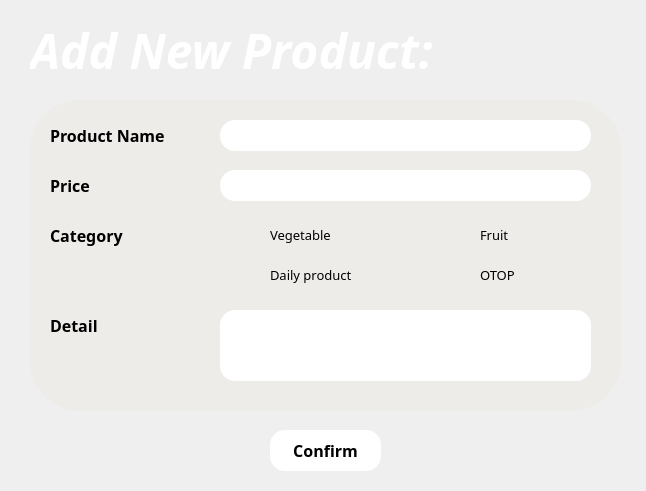
<?xml version="1.0" encoding="UTF-8"?>
<ui version="4.0">
 <class>MainWindow</class>
 <widget class="QMainWindow" name="MainWindow">
  <property name="geometry">
   <rect>
    <x>0</x>
    <y>0</y>
    <width>646</width>
    <height>491</height>
   </rect>
  </property>
  <property name="windowTitle">
   <string>MainWindow</string>
  </property>
  <widget class="QWidget" name="centralwidget">
   <widget class="QPushButton" name="ConfirmButton">
    <property name="geometry">
     <rect>
      <x>270</x>
      <y>430</y>
      <width>111</width>
      <height>41</height>
     </rect>
    </property>
    <property name="font">
     <font>
      <family>Sitka Small</family>
      <pointsize>12</pointsize>
      <italic>false</italic>
      <bold>true</bold>
     </font>
    </property>
    <property name="styleSheet">
     <string notr="true">QPushButton {
    background: white;
    border-radius: 15px;
}

QPushButton:hover {
    color: #64AB25;
    background: #333;
    border-radius: 15px;
}</string>
    </property>
    <property name="text">
     <string>Confirm</string>
    </property>
   </widget>
   <widget class="QFrame" name="frame">
    <property name="geometry">
     <rect>
      <x>30</x>
      <y>100</y>
      <width>591</width>
      <height>311</height>
     </rect>
    </property>
    <property name="styleSheet">
     <string notr="true">background-color: rgb(237, 236, 233);
border-radius: 50px;</string>
    </property>
    <property name="frameShape">
     <enum>QFrame::StyledPanel</enum>
    </property>
    <property name="frameShadow">
     <enum>QFrame::Raised</enum>
    </property>
    <widget class="QLineEdit" name="NameLineEdit">
     <property name="geometry">
      <rect>
       <x>190</x>
       <y>20</y>
       <width>371</width>
       <height>31</height>
      </rect>
     </property>
     <property name="styleSheet">
      <string notr="true">	font: 13pt &quot;Sitka Small&quot;;
	border-radius: 15px;
background-color: rgb(255, 255, 255);</string>
     </property>
    </widget>
    <widget class="QLineEdit" name="PriceLineEdit">
     <property name="geometry">
      <rect>
       <x>190</x>
       <y>70</y>
       <width>371</width>
       <height>31</height>
      </rect>
     </property>
     <property name="styleSheet">
      <string notr="true">	font: 13pt &quot;Sitka Small&quot;;
	
background-color: rgb(255, 255, 255);
	border-radius: 15px;</string>
     </property>
    </widget>
    <widget class="QRadioButton" name="VegetableCategory">
     <property name="geometry">
      <rect>
       <x>220</x>
       <y>119</y>
       <width>111</width>
       <height>31</height>
      </rect>
     </property>
     <property name="font">
      <font>
       <family>Sitka Small</family>
       <pointsize>10</pointsize>
       <italic>false</italic>
       <bold>false</bold>
      </font>
     </property>
     <property name="styleSheet">
      <string notr="true">background-color: rgba(255, 255, 255, 0);</string>
     </property>
     <property name="text">
      <string>Vegetable</string>
     </property>
    </widget>
    <widget class="QRadioButton" name="FruitCategory">
     <property name="geometry">
      <rect>
       <x>430</x>
       <y>119</y>
       <width>89</width>
       <height>31</height>
      </rect>
     </property>
     <property name="font">
      <font>
       <family>Sitka Small</family>
       <pointsize>10</pointsize>
      </font>
     </property>
     <property name="styleSheet">
      <string notr="true">background-color: rgba(255, 255, 255, 0);</string>
     </property>
     <property name="text">
      <string>Fruit</string>
     </property>
    </widget>
    <widget class="QRadioButton" name="DailyProductCategory">
     <property name="geometry">
      <rect>
       <x>220</x>
       <y>159</y>
       <width>141</width>
       <height>31</height>
      </rect>
     </property>
     <property name="font">
      <font>
       <family>Sitka Small</family>
       <pointsize>10</pointsize>
      </font>
     </property>
     <property name="styleSheet">
      <string notr="true">background-color: rgba(255, 255, 255, 0);</string>
     </property>
     <property name="text">
      <string>Daily product</string>
     </property>
    </widget>
    <widget class="QRadioButton" name="OTOPCategory">
     <property name="geometry">
      <rect>
       <x>430</x>
       <y>159</y>
       <width>89</width>
       <height>31</height>
      </rect>
     </property>
     <property name="font">
      <font>
       <family>Sitka Small</family>
       <pointsize>10</pointsize>
      </font>
     </property>
     <property name="styleSheet">
      <string notr="true">background-color: rgba(255, 255, 255, 0);</string>
     </property>
     <property name="text">
      <string>OTOP</string>
     </property>
    </widget>
    <widget class="QLabel" name="PriceLabel">
     <property name="geometry">
      <rect>
       <x>20</x>
       <y>70</y>
       <width>161</width>
       <height>31</height>
      </rect>
     </property>
     <property name="font">
      <font>
       <family>Sitka Small</family>
       <pointsize>12</pointsize>
       <italic>false</italic>
       <bold>true</bold>
      </font>
     </property>
     <property name="styleSheet">
      <string notr="true">background-color: rgba(255, 255, 255, 0);</string>
     </property>
     <property name="text">
      <string>Price</string>
     </property>
    </widget>
    <widget class="QLabel" name="NameLabel">
     <property name="geometry">
      <rect>
       <x>20</x>
       <y>20</y>
       <width>161</width>
       <height>31</height>
      </rect>
     </property>
     <property name="font">
      <font>
       <family>Sitka Small</family>
       <pointsize>12</pointsize>
       <italic>false</italic>
       <bold>true</bold>
      </font>
     </property>
     <property name="styleSheet">
      <string notr="true">background-color: rgba(255, 255, 255, 0);</string>
     </property>
     <property name="text">
      <string>Product Name</string>
     </property>
    </widget>
    <widget class="QLabel" name="CategoryLabel">
     <property name="geometry">
      <rect>
       <x>20</x>
       <y>120</y>
       <width>161</width>
       <height>31</height>
      </rect>
     </property>
     <property name="font">
      <font>
       <family>Sitka Small</family>
       <pointsize>12</pointsize>
       <italic>false</italic>
       <bold>true</bold>
      </font>
     </property>
     <property name="styleSheet">
      <string notr="true">background-color: rgba(255, 255, 255, 0);</string>
     </property>
     <property name="text">
      <string>Category</string>
     </property>
    </widget>
    <widget class="QTextEdit" name="DetailTextEdit">
     <property name="geometry">
      <rect>
       <x>190</x>
       <y>210</y>
       <width>371</width>
       <height>71</height>
      </rect>
     </property>
     <property name="styleSheet">
      <string notr="true">
font: 13pt &quot;Sitka Small&quot;;
background-color: rgb(255, 255, 255);
border-radius: 15px;</string>
     </property>
     <property name="html">
      <string>&lt;!DOCTYPE HTML PUBLIC &quot;-//W3C//DTD HTML 4.0//EN&quot; &quot;http://www.w3.org/TR/REC-html40/strict.dtd&quot;&gt;
&lt;html&gt;&lt;head&gt;&lt;meta name=&quot;qrichtext&quot; content=&quot;1&quot; /&gt;&lt;meta charset=&quot;utf-8&quot; /&gt;&lt;style type=&quot;text/css&quot;&gt;
p, li { white-space: pre-wrap; }
&lt;/style&gt;&lt;/head&gt;&lt;body style=&quot; font-family:'Sitka Small'; font-size:13pt; font-weight:400; font-style:normal;&quot;&gt;
&lt;p style=&quot;-qt-paragraph-type:empty; margin-top:0px; margin-bottom:0px; margin-left:0px; margin-right:0px; -qt-block-indent:0; text-indent:0px; font-family:'Segoe UI'; font-size:9pt;&quot;&gt;&lt;br /&gt;&lt;/p&gt;&lt;/body&gt;&lt;/html&gt;</string>
     </property>
    </widget>
    <widget class="QLabel" name="DetailLabel">
     <property name="geometry">
      <rect>
       <x>20</x>
       <y>210</y>
       <width>161</width>
       <height>31</height>
      </rect>
     </property>
     <property name="font">
      <font>
       <family>Sitka Small</family>
       <pointsize>12</pointsize>
       <italic>false</italic>
       <bold>true</bold>
      </font>
     </property>
     <property name="styleSheet">
      <string notr="true">background-color: rgba(255, 255, 255, 0);
</string>
     </property>
     <property name="text">
      <string>Detail</string>
     </property>
    </widget>
   </widget>
   <widget class="QLabel" name="PageLabel">
    <property name="geometry">
     <rect>
      <x>30</x>
      <y>20</y>
      <width>581</width>
      <height>61</height>
     </rect>
    </property>
    <property name="font">
     <font>
      <family>Sitka</family>
      <pointsize>36</pointsize>
      <italic>true</italic>
      <bold>true</bold>
     </font>
    </property>
    <property name="styleSheet">
     <string notr="true">color: white;
background-color: rgba(255, 255, 255, 0);</string>
    </property>
    <property name="text">
     <string>Add New Product:</string>
    </property>
   </widget>
   <widget class="QLabel" name="label">
    <property name="geometry">
     <rect>
      <x>-230</x>
      <y>-120</y>
      <width>1071</width>
      <height>641</height>
     </rect>
    </property>
    <property name="styleSheet">
     <string notr="true">background-image: url(:/Bg/Background.jpg);</string>
    </property>
    <property name="text">
     <string/>
    </property>
    <property name="pixmap">
     <pixmap resource="qrc file/Bg.qrc">:/Bg/Background.jpg</pixmap>
    </property>
    <property name="scaledContents">
     <bool>true</bool>
    </property>
   </widget>
   <zorder>label</zorder>
   <zorder>ConfirmButton</zorder>
   <zorder>frame</zorder>
   <zorder>PageLabel</zorder>
  </widget>
 </widget>
 <resources>
  <include location="qrc file/Bg.qrc"/>
 </resources>
 <connections/>
</ui>
